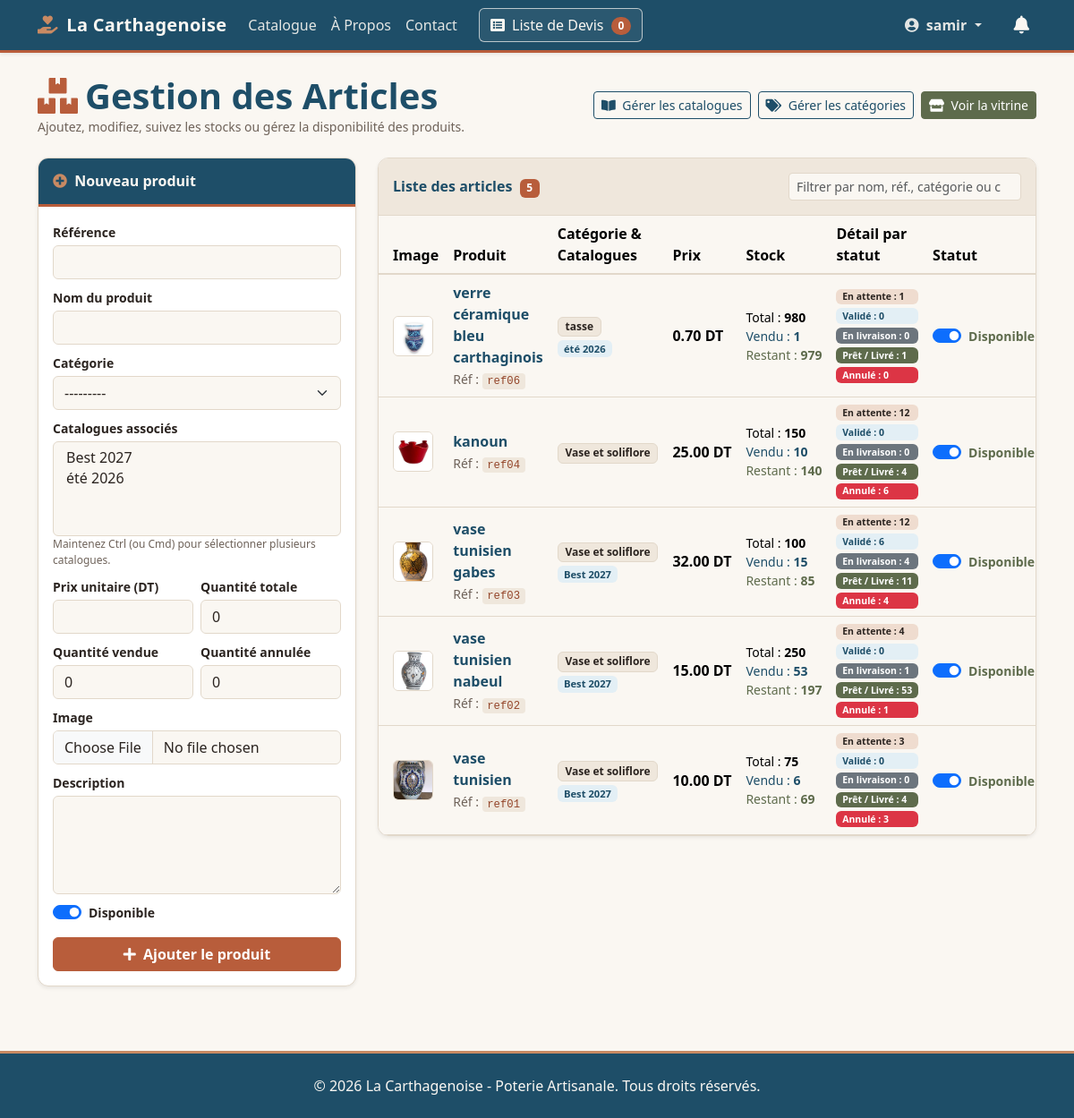
Page /gestion/produits/ (signed in) on the earlier database version.
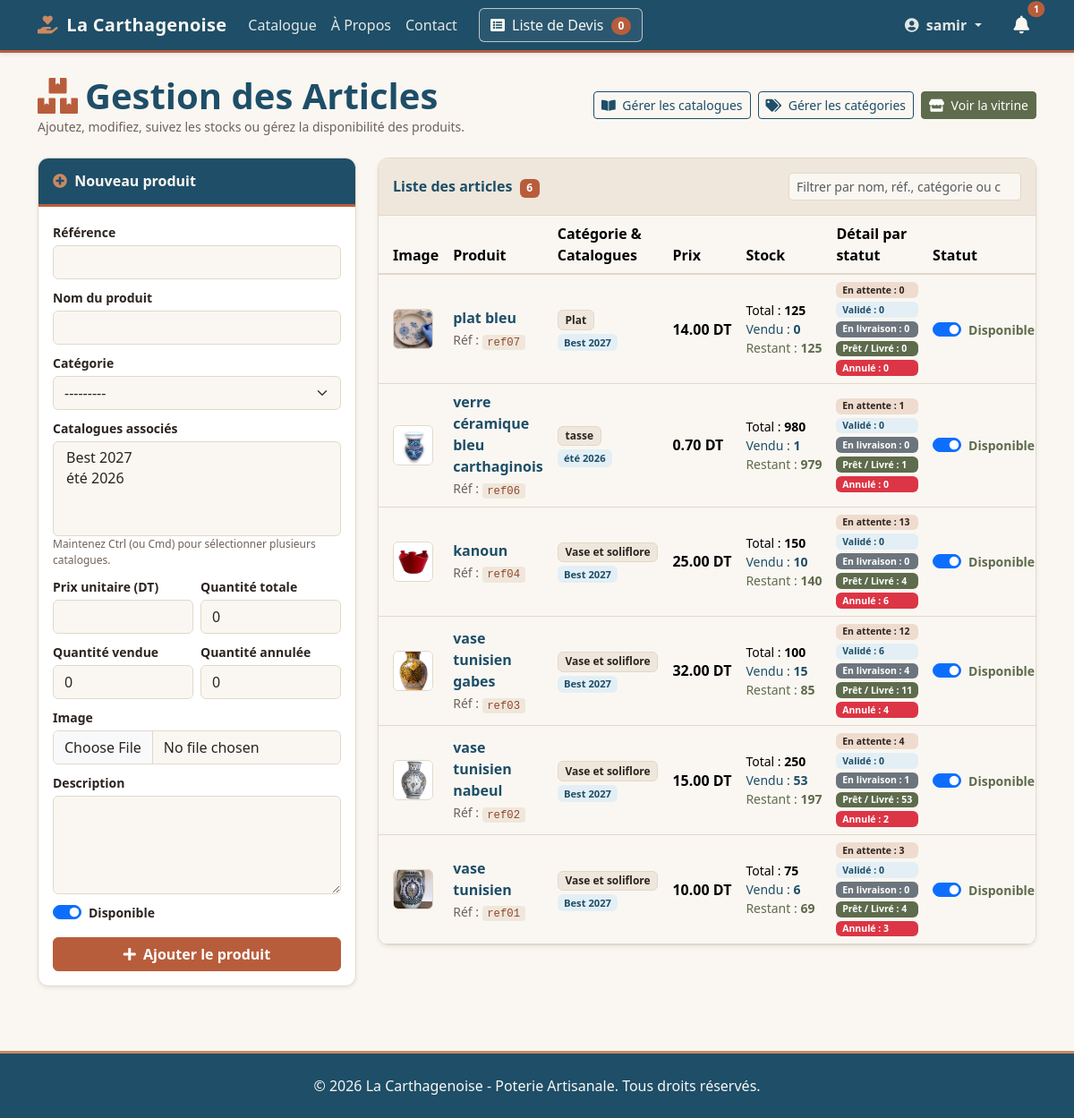
Same page on the later database version.
### catalogue/models.py (models this page shows, shortened)
class Produit(models.Model):
    categorie = models.ForeignKey(
        Categorie,
        on_delete=models.CASCADE,
        related_name='produits',
        verbose_name="Catégorie",
    )
    catalogues = models.ManyToManyField(
        Catalogue,
        blank=True,
        related_name='produits',
        verbose_name="Catalogues",
    )
    reference = models.CharField(max_length=50, unique=True, verbose_name="Référence")
    nom = models.CharField(max_length=200, verbose_name="Nom du produit")
    description = models.TextField(verbose_name="Description")
    prix = models.DecimalField(
        max_digits=10,
        decimal_places=2,
        null=True,
        blank=True,
        verbose_name="Prix unitaire",
    )
    image = models.ImageField(
        upload_to='produits/',
        null=True,
        blank=True,
        verbose_name="Image",
    )
    quantite_totale = models.PositiveIntegerField(
        default=0, verbose_name="Quantité totale")
    quantite_vendue = models.PositiveIntegerField(
        default=0, verbose_name="Quantité vendue")
    quantite_annulee = models.PositiveIntegerField(
        default=0, verbose_name="Quantité annulée")
    disponible = models.BooleanField(default=True, verbose_name="Disponible")
    date_creation = models.DateTimeField(auto_now_add=True)
    class Meta:
        verbose_name = "Produit"
        verbose_name_plural = "Produits"
        ordering = ['-date_creation']
    @property
    def quantite_restante(self):
        totale = self.quantite_totale or 0
        vendue = self.quantite_vendue or 0
        return max(totale - vendue, 0)

class Categorie(models.Model):
    nom = models.CharField(max_length=100)
    slug = models.SlugField(unique=True, max_length=100, blank=True)
    def __str__(self):
        return self.nom

class Catalogue(models.Model):
    nom = models.CharField(max_length=150, verbose_name="Nom du catalogue")
    slug = models.SlugField(unique=True, max_length=150, blank=True)
    description = models.TextField(blank=True, verbose_name="Description")
    actif = models.BooleanField(default=True, verbose_name="Actif")
    date_creation = models.DateTimeField(auto_now_add=True)
    class Meta:
        verbose_name = "Catalogue"
        verbose_name_plural = "Catalogues"
        ordering = ['-date_creation']
    def __str__(self):
        return self.nom

### catalogue/views.py (the view)
# urls.py: path('gestion/produits/', views.liste_produits_admin,  name='admin_produits',),
@staff_member_required(login_url='utilisateur:login')
def liste_produits_admin(request):
    if request.method == 'POST':
        form = ProduitForm(request.POST, request.FILES)
        if form.is_valid():
            produit = form.save()
            messages.success(
                request, f"Le produit '{produit.nom}' a été ajouté avec succès."
            )
            return redirect('catalogue:admin_produits')
    else:
        form = ProduitForm()
    produits = (
        Produit.objects.select_related('categorie')
        .prefetch_related('catalogues')
        .annotate(
            qte_attente=Sum(
                'lignedevis__quantite',
                filter=Q(lignedevis__devis__statut='attente'),
                default=0,
            ),
            qte_valide=Sum(
                'lignedevis__quantite',
                filter=Q(lignedevis__devis__statut='valide'),
                default=0,
            ),
            qte_livraison=Sum(
                'lignedevis__quantite',
                filter=Q(lignedevis__devis__statut='Livraison'),
                default=0,
            ),
            qte_termine=Sum(
                'lignedevis__quantite',
                filter=Q(lignedevis__devis__statut='termine'),
                default=0,
            ),
            qte_annule=Sum(
                'lignedevis__quantite',
                filter=Q(lignedevis__devis__statut='annule'),
                default=0,
            ),
        )
        .order_by('-id')
    )
    return render(
        request,
        'catalogue/admin_produits.html',
        {
            'produits': produits,
            'form': form,
        },
    )

### devis/templatetags/devis_extras.py (called while the page is built)
@register.simple_tag(takes_context=True)
def devis_count(context):
    request = context['request']
    devis_panier = request.session.get(DEVIS_SESSION_KEY)
    if devis_panier:
        return len(devis_panier)
    return 0

### pages/context_processors.py (called while the page is built)
def _est_admin(user):
    return bool(
        user.is_authenticated and (user.is_staff or user.is_superuser)
    )

def _queryset_messages_pour_utilisateur(user):
    if _est_admin(user):
        return MessageContact.objects.all()
    email_user = (user.email or '').strip()
    filtre = Q(email__iexact=email_user) if email_user else Q(pk__in=[])
    if _a_champ_utilisateur():
        filtre = Q(utilisateur=user) | filtre
    return MessageContact.objects.filter(filtre)

### catalogue/templates/catalogue/admin_produits.html (shortened to what the changed rows need)
{% extends 'base.html' %}
{% block content %}
  <div class="d-flex flex-wrap justify-content-between align-items-center gap-2 mb-4">
    <div>
      <h1 class="fw-bold mb-0 titre-poterie">
        <i class="fas fa-boxes me-2" style="color: var(--poterie-terracotta);"></i>Gestion des Articles
      </h1>
    </div>
  </div>
  <div class="row g-4">
    <div class="col-lg-8">
      <div class="card shadow-sm card-poterie">
        <div class="card-header card-header-sable d-flex flex-wrap justify-content-between align-items-center gap-2 py-3">
          <span class="fw-bold titre-poterie">
            Liste des articles <span class="badge badge-terracotta ms-1">{{ produits|length }}</span>
          </span>
        </div>
        <div class="card-body p-0">
          <div class="table-responsive">
            <table class="table table-hover table-poterie align-middle mb-0" id="tableProduits">
              <thead>
                <tr>
                  <th class="ps-3" style="width: 65px;">Image</th>
                  <th>Produit</th>
                  <th>Catégorie & Catalogues</th>
                  <th>Prix</th>
                  <th>Stock</th>
                  <th>Détail par statut</th>
                  <th>Statut</th>
                </tr>
              </thead>
              <tbody>
                {% for produit in produits %}
                  <tr class="produit-row">
                    <td class="ps-3">
                      {% if produit.image %}
                        <img src="{{ produit.image.url }}" alt="{{ produit.nom }}" class="rounded" style="width: 45px; height: 45px; object-fit: cover; border: 1px solid var(--poterie-bordure);">
                      {% else %}
                        <div class="rounded d-flex align-items-center justify-content-center text-poterie-muted" style="width: 45px; height: 45px; background-color: var(--poterie-sable); border: 1px solid var(--poterie-bordure);">
                          <i class="fas fa-image"></i>
                        </div>
                      {% endif %}
                    </td>
                    <td class="produit-info">
                      <div class="fw-semibold">
                        <a href="{% url 'catalogue:detail_produit' pk=produit.pk %}" class="text-decoration-none titre-poterie">
                          {{ produit.nom }}
                        </a>
                      </div>
                      {% if produit.reference %}
                        <small class="text-poterie-muted">Réf : <code class="code-slug">{{ produit.reference }}</code></small>
                      {% endif %}
                    </td>
                    <td class="produit-classement">
                      {% if produit.categorie %}
                        <span class="badge" style="background-color: var(--poterie-sable); color: var(--poterie-texte); border: 1px solid var(--poterie-bordure);">{{ produit.categorie.nom }}</span>
                      {% else %}
                        <span class="text-poterie-muted small">Sans catégorie</span>
                      {% endif %}
                      {% if produit.catalogues.all %}
                        <div class="mt-1 d-flex flex-wrap gap-1">
                          {% for cat_b in produit.catalogues.all %}
                            <span class="badge badge-email-bleu" style="font-size: 0.7rem;">{{ cat_b.nom }}</span>
                          {% endfor %}
                        </div>
                      {% endif %}
                    </td>
                    <td class="text-nowrap fw-semibold">
                      {% if produit.prix %}
                        {{ produit.prix }} DT
                      {% else %}
                        <span class="text-poterie-muted fw-normal">Sur devis</span>
                      {% endif %}
                    </td>
                    <td>
                      <div class="small text-nowrap">
                        <div>Total : <strong>{{ produit.quantite_totale|default:0 }}</strong></div>
                        <div style="color: var(--poterie-bleu);">Vendu : <strong>{{ produit.quantite_vendue|default:0 }}</strong></div>
                        <div style="color: var(--poterie-olive);">Restant : <strong>{{ produit.quantite_restante|default:0 }}</strong></div>
                      </div>
                    </td>
                    <td>
                      <div class="d-flex flex-column gap-1 small">
                        <span class="badge text-start" style="background-color: rgba(201, 138, 99, 0.25); color: var(--poterie-texte);">
                          En attente : {{ produit.qte_attente|default:0 }}
                        </span>
                        <span class="badge badge-email-bleu text-start">
                          Validé : {{ produit.qte_valide|default:0 }}
                        </span>
                        <span class="badge bg-secondary text-start">
                          En livraison : {{ produit.qte_livraison|default:0 }}
                        </span>
                        <span class="badge badge-olive text-start">
                          Prêt / Livré : {{ produit.qte_termine|default:0 }}
                        </span>
                        <span class="badge bg-danger text-start">
                          Annulé : {{ produit.qte_annule|default:0 }}
                        </span>
                      </div>
                    </td>
                    <td>
                      <form method="post" action="{% url 'catalogue:toggle_disponibilite_produit' produit.id %}" class="d-inline-flex align-items-center m-0">
                        <div class="form-check form-switch m-0">
                          <input
                            class="form-check-input"
                            type="checkbox"
                            role="switch"
                            id="dispo-{{ produit.id }}"
                            name="disponible"
                            value="1"
                            {% if produit.disponible %}checked{% endif %}
                            onchange="this.form.submit()"
                          >
                          <label
                            class="form-check-label small fw-semibold"
                            style="color: {% if produit.disponible %}var(--poterie-olive){% else %}#dc3545{% endif %};"
                            for="dispo-{{ produit.id }}"
                          >
                            {% if produit.disponible %}Disponible{% else %}Indisponible{% endif %}
                          </label>
                        </div>
                      </form>
                    </td>
                  </tr>
                {% empty %}
                  <tr id="emptyInitialRow">
                    <td colspan="8" class="text-center py-4 text-poterie-muted">
                      Aucun produit enregistré dans le catalogue.
                    </td>
                  </tr>
                {% endfor %}
              </tbody>
            </table>
          </div>
        </div>
      </div>
    </div>
  </div>
{% endblock %}

### templates/includes/navbar.html (shortened to what this page needs)
{% load devis_extras %}
<header>
  <nav class="navbar navbar-expand-lg navbar-dark navbar-poterie shadow-sm" style="background-color: #1E4E68; border-bottom: 3px solid #B85D3B;">
    <div class="container">
      <a class="navbar-brand text-white fw-bold" href="{% url 'catalogue:liste_produits' %}" style="color: #FAF7F2 !important;">
        <i class="fas fa-hand-holding-heart me-1" style="color: #C98A63;"></i> La Carthagenoise
      </a>
      <div class="d-flex align-items-center gap-2 order-lg-2 ms-auto ms-lg-3">
        {% if user.is_authenticated %}
          <a
            href="{% url 'pages:liste_messages_contact' %}"
            class="nav-link position-relative d-inline-flex align-items-center p-2"
            title="{% if user.is_staff %}Messages non lus{% else %}Réponses non lues{% endif %}"
            aria-label="{% if user.is_staff %}Messages non lus{% else %}Réponses non lues{% endif %}"
          >
            <i class="fas fa-bell fs-5" style="color: #FAF7F2;"></i>
            {% if nb_messages_non_lus > 0 %}
              <span
                class="position-absolute top-0 start-100 translate-middle badge rounded-pill badge-terracotta"
                style="font-size: 0.65rem;"
              >
                {{ nb_messages_non_lus }}
              </span>
            {% endif %}
          </a>
        {% endif %}
      </div>
      <div class="collapse navbar-collapse order-lg-1" id="navbarNav">
        <ul class="navbar-nav mb-2 mb-lg-0">
          <li class="nav-item">
            <a class="nav-link" href="{% url 'catalogue:liste_produits' %}">Catalogue</a>
          </li>
          <li class="nav-item">
            <a class="nav-link" href="{% url 'pages:a_propos' %}">À Propos</a>
          </li>
          <li class="nav-item">
            <a class="nav-link" href="{% url 'pages:contact' %}">Contact</a>
          </li>
        </ul>
        <div class="d-flex align-items-center my-2 my-lg-0 ms-lg-3">
          <a href="{% url 'devis:view_devis' %}" class="btn btn-devis-poterie text-nowrap" style="color: #FAF7F2 !important; border-color: rgba(250, 247, 242, 0.7);">
            <i class="fas fa-list-alt me-1"></i> Liste de Devis
            <span class="badge rounded-pill badge-terracotta ms-1">{% devis_count %}</span>
          </a>
        </div>
        <div class="d-flex align-items-center flex-wrap gap-2 ms-lg-auto">
          <ul class="navbar-nav align-items-lg-center">
            {% if user.is_authenticated %}
              <li class="nav-item dropdown">
                <button class="btn btn-user-poterie dropdown-toggle fw-bold border-0 bg-transparent text-nowrap" type="button" id="userDropdown" data-bs-toggle="dropdown" aria-expanded="false">
                  <i class="fas fa-user-circle me-1"></i> {{ user.get_full_name|default:user.username }}
                </button>
              </li>
            {% endif %}
          </ul>
        </div>
      </div>
    </div>
  </nav>
</header>

Differences in the rows shown:
added Produit: image (picture), nom "plat bleu", reference "ref07", categorie.nom "Plat", prix "14.00", quantite_totale "125", quantite_vendue "0", quantite_restante "125", qte_attente "0", qte_valide "0", qte_livraison "0", qte_termine "0", qte_annule "0", quantite_vendue "☑", shows "Disponible", Catalogue (nom "Best 2027")
changed Produit "kanoun": gains Catalogue (nom "Best 2027"); qte_attente "12" → "13"
changed Produit "vase tunisien nabeul": qte_annule "1" → "2"
Other differences:
{{ nb_messages_non_lus }}: (not shown) → "1"
{{ produits|length }}: "5" → "6"
